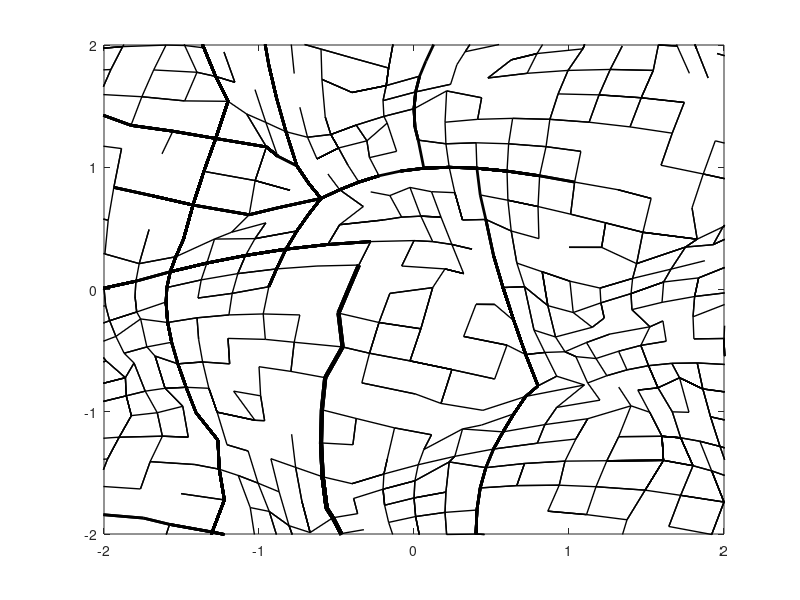

Source code (MATLAB):
clear, clc;

gridSize = 31; % Must be an odd number

% Defines the grid
[X, Y] = meshgrid(-3:3/((gridSize - 1)/2):3, -3:3/((gridSize - 1)/2):3);

% Defines the underlying vector field
U = -abs(sin(X + Y));
V = abs(cos(X - Y));

% Plots the underlying vector field for debugging
% quiver(X,Y,U,V,'r')
% hold on;

% Shifts the grid along the vector field and randomly with probability p
p = 0.1;
for i = 1:gridSize
    for j = 1:gridSize
        X(i, j) = X(i, j) + 0.4*U(i, j);
        Y(i, j) = Y(i, j) + 0.4*V(i, j);
        r = rand;
        if (r < p)
            X(i, j) = X(i, j) + 0.1*rand;
        end
        r = rand;
        if (r < p)
            Y(i, j) = Y(i, j) + 0.1*rand;
        end
    end
end

% Defines occupied nodes and edges
occupiedNodes = X*0;
boundaryNodes = X*0;
boundaryNodes(1, :) = 1;
boundaryNodes(end, :) = 1;
boundaryNodes(:, 1) = 1;
boundaryNodes(:, end) = 1;

%%%%%%%%%%%%%%%%%%%%%% Generates first large road (highway)
X1 = (gridSize - 1)/2;
Y1 = (gridSize - 1)/2;
x1 = X(X1, Y1);
y1 = Y(X1, Y1);

p = 0.99;

newOccupiedNodes = occupiedNodes;
for i = 2:100
    r = rand;
    if (p > r)
        r2 = randi([0 1]);
        if (boundaryNodes(X1 + 2*r2 - 1, Y1) == 0)
            X1 = X1 + 2*r2 - 1;
            p = 0.99;
        end
    else
        r2 = randi([0 1]);
        if (boundaryNodes(X1, Y1 + 2*r2 - 1) == 0)
            Y1 = Y1 + 2*r2 - 1;
            p = 0.01;
        end
    end
    x1(i) = X(X1, Y1);
    y1(i) = Y(X1, Y1);
    newOccupiedNodes(X1, Y1) = 1;
end

occupiedNodes = newOccupiedNodes;

    plot(x1, y1, 'black', 'LineWidth', 3);
    hold on;
    road1xCoordinates{1} = x1;
    road1yCoordinates{1} = y1;

%%%%%%%%%%%%%%%%%%%%%% Generates more large roads (highways)
for q = 1:2

X1 = randi(gridSize);
Y1 = randi(gridSize);
x2 = X(X1, Y1);
y2 = Y(X1, Y1);

p = 0.99;

newOccupiedNodes = occupiedNodes;
i = 1;
while(true)
    i = i + 1;
    r = rand;
    if (p > r)
        r2 = randi([0 1]);
        if (boundaryNodes(X1 + 2*r2 - 1, Y1) == 0)
            X1 = X1 + 2*r2 - 1;
            p = 0.99;
        end
    else
        r2 = randi([0 1]);
        if (boundaryNodes(X1, Y1 + 2*r2 - 1) == 0)
            Y1 = Y1 + 2*r2 - 1;
            p = 0.01;
        end
    end
    x2(i) = X(X1, Y1);
    y2(i) = Y(X1, Y1);
    newOccupiedNodes(X1, Y1) = 1;
    if (occupiedNodes(X1, Y1) == 1)
        break;
    end
end

occupiedNodes = newOccupiedNodes;

    plot(x2, y2, 'black', 'LineWidth', 2);
    hold on;
    road2xCoordinates{q} = x2;
    road2yCoordinates{q} = y2;
end

%%%%%%%%%%%%%%%%%%%%%% Generates many small roads (streets)
for q = 1:1200

X1 = randi(gridSize);
Y1 = randi(gridSize);
x3 = X(X1, Y1);
y3 = Y(X1, Y1);

newOccupiedNodes = occupiedNodes;
i = 1;
while(true)
    i = i + 1;
    r = randi([0 1]);
    if (r == 1)
        r2 = randi([0 1]);
        if ((X1 + 2*r2 - 1) > 0 && (X1 + 2*r2 - 1) < gridSize + 1)
            X1 = X1 + 2*r2 - 1;
        end
    else
        r2 = randi([0 1]);
        if ((Y1 + 2*r2 - 1) > 0 && (Y1 + 2*r2 - 1) < gridSize + 1)
            Y1 = Y1 + 2*r2 - 1;
        end
    end
    x3(i) = X(X1, Y1);
    y3(i) = Y(X1, Y1);
    newOccupiedNodes(X1, Y1) = 1;
    if (occupiedNodes(X1, Y1) == 1)
        break;
    end
end

occupiedNodes = newOccupiedNodes;
    plot(x3, y3, 'black', 'LineWidth', 1);
    hold on;
    road3xCoordinates{q} = x3;
    road3yCoordinates{q} = y3;
end

axis([-2 2 -2 2]);
